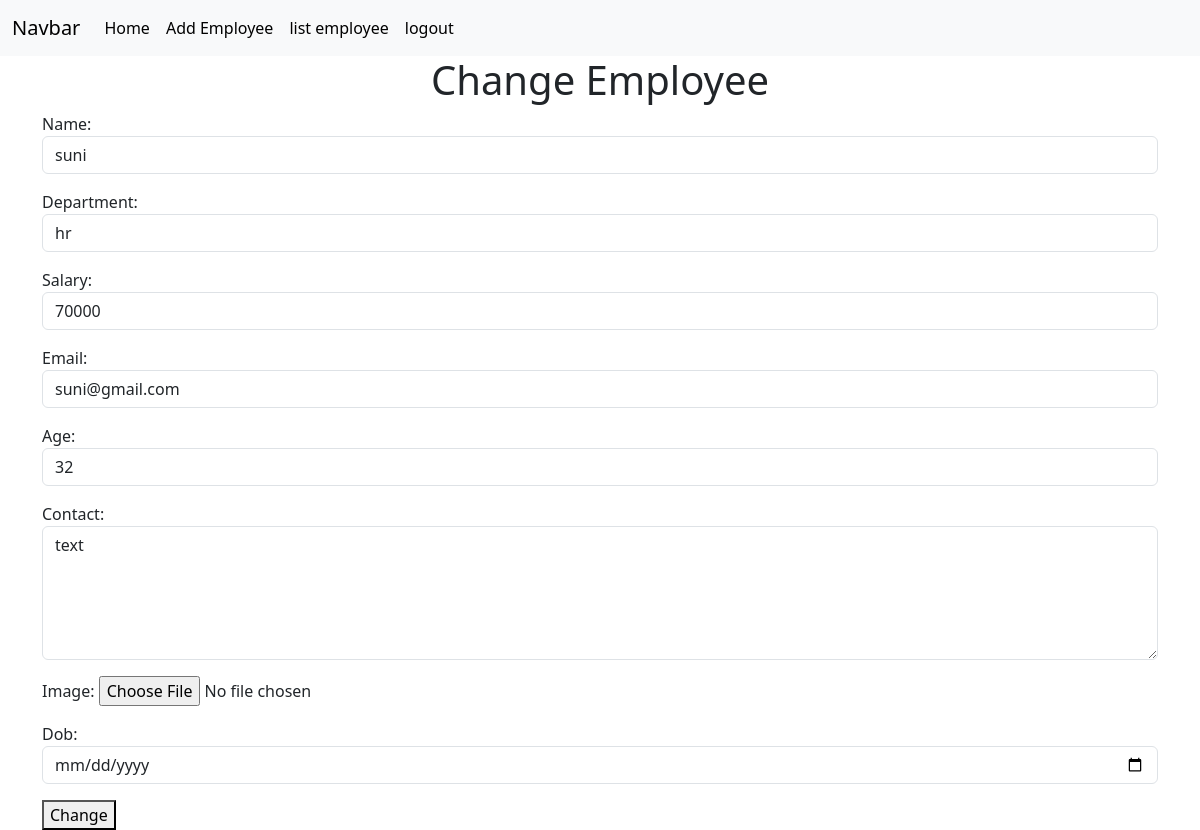
Page /employees/7/change (signed in) on the committed database.
### crm/models.py (models this page shows, shortened)
class Employees(models.Model):
    name=models.CharField(max_length=200)
    department=models.CharField(max_length=200)
    salary=models.PositiveIntegerField()
    email=models.EmailField(unique=True)
    age=models.PositiveIntegerField()
    contact=models.CharField(null=True ,max_length=200)
    image=models.ImageField(upload_to="images",null=True,blank=True)
    dob=models.DateField(null=True,blank=True)

### crm/views.py (the view, shortened to what this page needs)
# urls.py: path("employees/<int:pk>/change",views.EmployeeUpdateView.as_view(),name="emp-edit"),
@method_decorator(signin_required,name="dispatch")
class EmployeeUpdateView(View):
    def get(self,request,*args,**kwargs):
        id=kwargs.get("pk")
        obj=Employees.objects.get(id=id)
        form=EmployeeModelForm(instance=obj)
        return render(request,"emp_edit.html",{"form":form})

### crm/forms.py
class EmployeeModelForm(forms.ModelForm):
    class Meta:
        model=Employees
        fields="__all__"   #set dic to meta class
        widgets={
            "name":forms.TextInput(attrs={"class":"form-control"}),
            "department":forms.TextInput(attrs={"class":"form-control"}),
            "salary":forms.NumberInput(attrs={"class":"form-control"}),
            "email":forms.EmailInput(attrs={"class":"form-control"}),
            "age":forms.NumberInput(attrs={"class":"form-control"}),
            "contact":forms.Textarea(attrs={"class":"form-control","rows":5}),
            "dob":forms.DateInput(attrs={"class":"form-control","type":"date"})
        }

### crm/views.py (called while the page is built)
def signin_required(fn):
    def wrapper(request,*args,**kwargs):
        if not request.user.is_authenticated:
            messages.error(request,"invalid session")
            return redirect("sign-in")
        else:
            return fn(request,*args,**kwargs)
    return wrapper

### crm/templates/emp_edit.html (shortened to what this page needs)
{%extends 'base.html'%}
{%block body_block%}
<h1 class="text-center">Change Employee</h1>
<div class="container">
<form action="" method="post" enctype="multipart/form-data">
    {{form.as_p}}
    <button type="submit">Change</button>
</form>
</div>
{%endblock%}

### rows in the picture
Employees: name "suni", department "hr", salary "70000", email "suni@gmail.com", age "32", contact "text"
